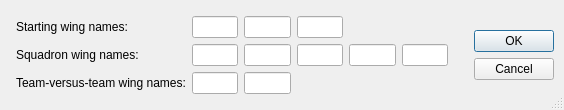
<?xml version="1.0" encoding="UTF-8"?>
<ui version="4.0">
 <class>fso::fred::dialogs::CustomWingNamesDialog</class>
 <widget class="QDialog" name="fso::fred::dialogs::CustomWingNamesDialog">
  <property name="windowModality">
   <enum>Qt::WindowModal</enum>
  </property>
  <property name="geometry">
   <rect>
    <x>0</x>
    <y>0</y>
    <width>564</width>
    <height>101</height>
   </rect>
  </property>
  <property name="windowTitle">
   <string>Custom Wing Names</string>
  </property>
  <property name="sizeGripEnabled">
   <bool>true</bool>
  </property>
  <property name="modal">
   <bool>true</bool>
  </property>
  <layout class="QHBoxLayout" name="horizontalLayout">
   <property name="spacing">
    <number>20</number>
   </property>
   <property name="leftMargin">
    <number>10</number>
   </property>
   <property name="topMargin">
    <number>10</number>
   </property>
   <property name="rightMargin">
    <number>10</number>
   </property>
   <property name="bottomMargin">
    <number>10</number>
   </property>
   <item>
    <layout class="QGridLayout" name="gridLayout">
     <property name="leftMargin">
      <number>6</number>
     </property>
     <property name="topMargin">
      <number>6</number>
     </property>
     <property name="rightMargin">
      <number>6</number>
     </property>
     <property name="bottomMargin">
      <number>6</number>
     </property>
     <property name="spacing">
      <number>6</number>
     </property>
     <item row="0" column="0">
      <widget class="QLabel" name="label">
       <property name="text">
        <string>Starting wing names:</string>
       </property>
      </widget>
     </item>
     <item row="0" column="1">
      <widget class="QLineEdit" name="startingWing_1"/>
     </item>
     <item row="0" column="2">
      <widget class="QLineEdit" name="startingWing_2"/>
     </item>
     <item row="0" column="3">
      <widget class="QLineEdit" name="startingWing_3"/>
     </item>
     <item row="1" column="0">
      <widget class="QLabel" name="label_2">
       <property name="text">
        <string>Squadron wing names:</string>
       </property>
      </widget>
     </item>
     <item row="1" column="1">
      <widget class="QLineEdit" name="squadronWing_1"/>
     </item>
     <item row="1" column="2">
      <widget class="QLineEdit" name="squadronWing_2"/>
     </item>
     <item row="1" column="3">
      <widget class="QLineEdit" name="squadronWing_3"/>
     </item>
     <item row="1" column="4">
      <widget class="QLineEdit" name="squadronWing_4"/>
     </item>
     <item row="1" column="5">
      <widget class="QLineEdit" name="squadronWing_5"/>
     </item>
     <item row="2" column="0">
      <widget class="QLabel" name="label_3">
       <property name="text">
        <string>Team-versus-team wing names:</string>
       </property>
      </widget>
     </item>
     <item row="2" column="1">
      <widget class="QLineEdit" name="dogfightWing_1"/>
     </item>
     <item row="2" column="2">
      <widget class="QLineEdit" name="dogfightWing_2"/>
     </item>
    </layout>
   </item>
   <item>
    <widget class="QDialogButtonBox" name="okAndCancelButtons">
     <property name="orientation">
      <enum>Qt::Vertical</enum>
     </property>
     <property name="standardButtons">
      <set>QDialogButtonBox::Cancel|QDialogButtonBox::Ok</set>
     </property>
     <property name="centerButtons">
      <bool>true</bool>
     </property>
    </widget>
   </item>
  </layout>
 </widget>
 <resources/>
 <connections/>
</ui>
